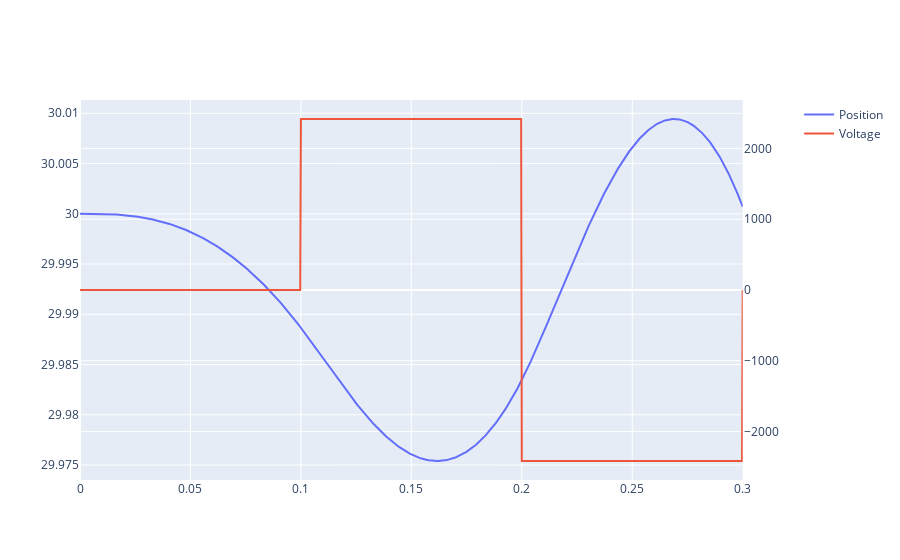

The notebook cell this image was saved under:
### Code cell
fig = make_subplots(specs=[[{"secondary_y": True}]])
# len(s)
fig.add_trace(go.Scatter(x=t, y=[_y[0] for _y in y], name="Position"))
fig.add_trace(go.Scatter(x=t, y=U, name="Voltage"), secondary_y=True,)
# isinstance(elevator.doublet_c, ureg.Quantity)
# fig.update_layout(yaxis=dict(range=[0, 20]))

### Figure 1 — Plotly figure (JSON) as saved in the notebook; plotly's stock layout.template omitted (floating-point values rounded to 4 significant figures; data arrays with more than 128 entries replaced by an {"elided": "..."} marker saying what was removed)
{"data": [{"name": "Position", "type": "scatter", "x": {"elided": "1000 float values"}, "y": {"elided": "1000 float values"}}, {"name": "Voltage", "type": "scatter", "x": {"elided": "1000 float values"}, "xaxis": "x", "y": {"elided": "1000 float values"}, "yaxis": "y2"}], "layout": {"autosize": true, "xaxis": {"anchor": "y", "autorange": true, "domain": [0, 0.94], "range": [0, 0.3], "type": "linear"}, "yaxis": {"anchor": "x", "autorange": true, "domain": [0, 1], "range": [29.97, 30.01], "type": "linear"}, "yaxis2": {"anchor": "x", "autorange": true, "overlaying": "y", "range": [-2684.0, 2684.0], "side": "right", "type": "linear"}}}
